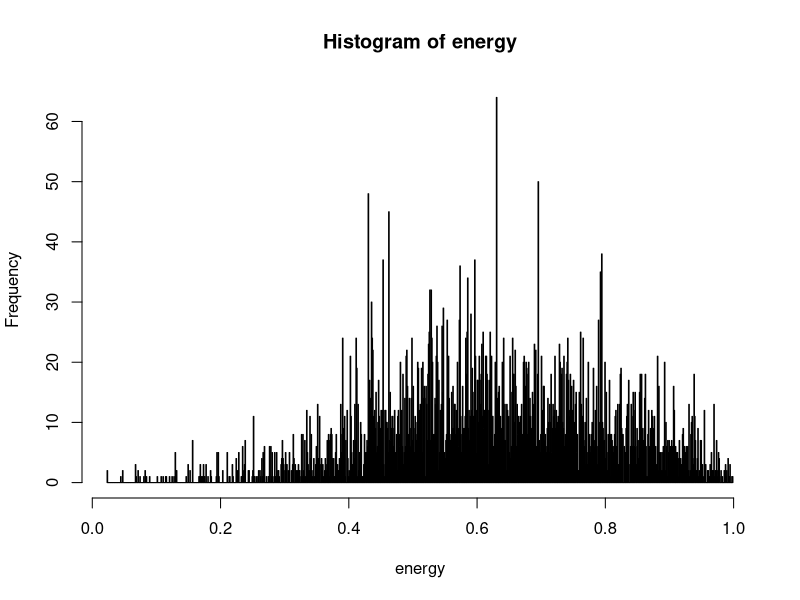
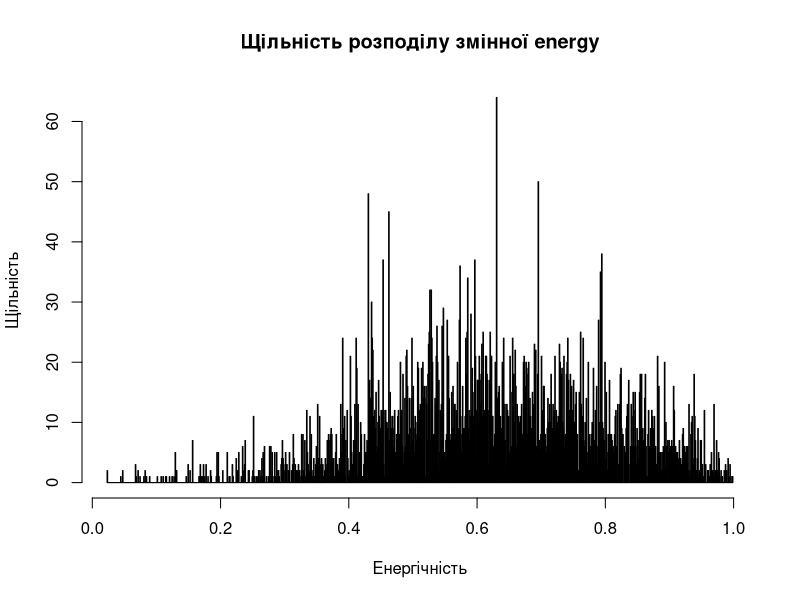
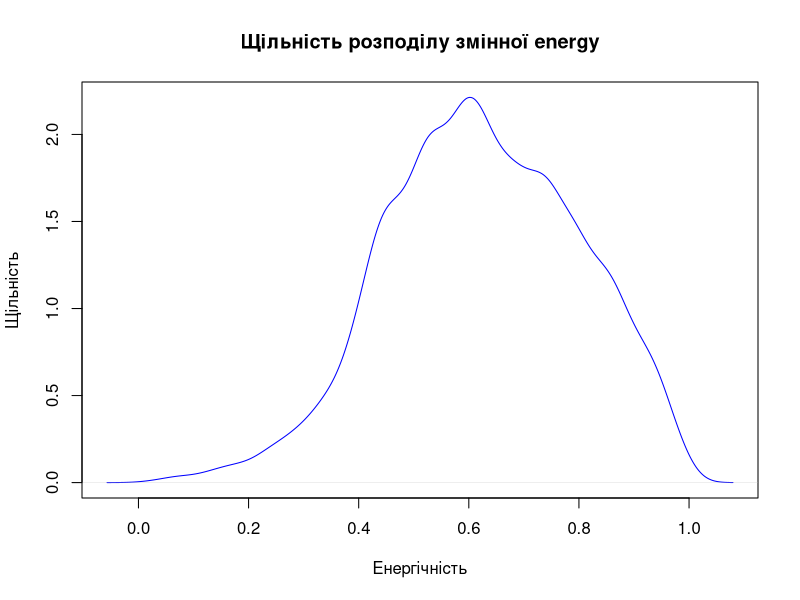

Source code (R) for these figures, in order:
options(scipen=5)

songs <- read.csv(file = 'tiktok.csv')
energy <- songs$energy
plot(hist(energy, breaks=1000),
     main="Щільність розподілу змінної energy", 
     xlab="Енергічність", 
     ylab="Щільність", 
     col = "blue"
     )

plot(density(energy),
     main="Щільність розподілу змінної energy", 
     xlab="Енергічність", 
     ylab="Щільність", 
     col = "blue"
)